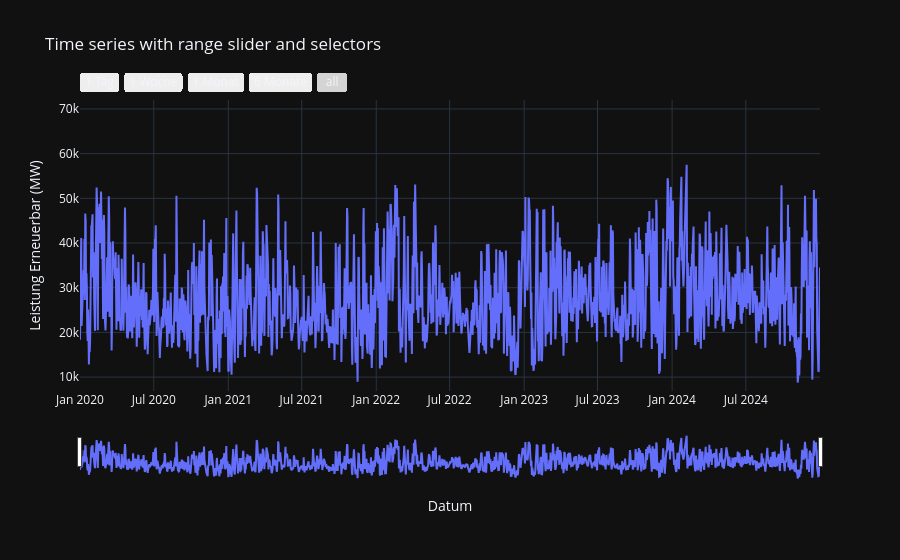

The notebook cell saved with this chart:
### Markdown cell above
**e) Berechnen und visualisieren Sie die im Mittel mit erneuerbaren Energieträgern erzeugte elektrische Energie im Tagesverlauf, indem Sie sie auf die vollen Stunden eines Tages aggregieren**

### Code cell
trace = go.Scatter(
    x=aufgabe_3d['Datum'],
    y=aufgabe_3d['Leistung erneuerbar (MW)']
)

layout = dict(
    title='Time series with range slider and selectors',
    xaxis=dict(
        title = dict(
            text = 'Datum'
        ),
        rangeselector=dict(
            buttons=list([                
                dict(count=1,
                     label='1 Tag',
                     step='day',
                     stepmode='backward'),
                dict(count=7,
                     label='1 Woche',
                     step='day',
                     stepmode='backward'),
                dict(count=1,
                     label='1 Monat',
                     step='month',
                     stepmode='backward'),
                dict(count=6,
                     label='6 Monate',
                     step='month',
                     stepmode='backward'),
                dict(step='all')
            ])
        ),
        rangeslider=dict(
            visible = True
        ),
        type='date'
    ),
    
    yaxis=dict(
        range=[6900,72000],
        type='linear',
        title=dict(
        text='Leistung Erneuerbar (MW)',
        )
    
    )
            
    
    

)

data = [trace]

fig= go.Figure(data=data, layout=layout)
fig.show()

### Figure 1 — Plotly figure (JSON) as saved in the notebook; plotly's stock layout.template omitted (floating-point values rounded to 4 significant figures; data arrays with more than 128 entries replaced by an {"elided": "..."} marker saying what was removed)
{"data": [{"x": {"elided": "1827 str values"}, "y": {"elided": "1827 float values"}, "type": "scatter"}], "layout": {"title": {"text": "Time series with range slider and selectors"}, "xaxis": {"rangeselector": {"buttons": [{"count": 1, "label": "1 Tag", "step": "day", "stepmode": "backward"}, {"count": 7, "label": "1 Woche", "step": "day", "stepmode": "backward"}, {"count": 1, "label": "1 Monat", "step": "month", "stepmode": "backward"}, {"count": 6, "label": "6 Monate", "step": "month", "stepmode": "backward"}, {"step": "all"}]}, "rangeslider": {"visible": true}, "title": {"text": "Datum"}, "type": "date"}, "yaxis": {"range": [6900, 72000], "title": {"text": "Leistung Erneuerbar (MW)"}, "type": "linear"}}}
